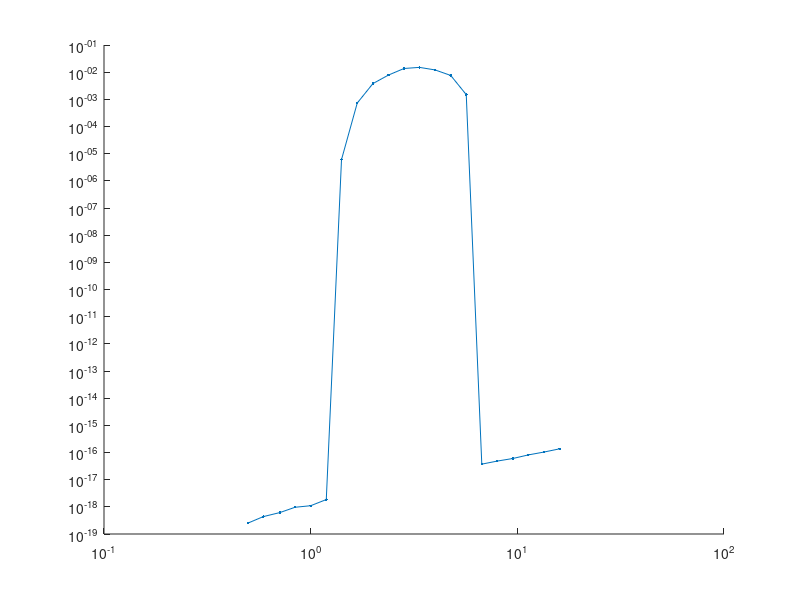

Here is the MATLAB script that generated this plot: (Note: this script raises an error after producing the figure.)
allCycPerLet = [0.5    0.59    0.71    0.84    1    1.19    1.41    1.68    2    2.38    2.83    3.36    4 4.76    5.66    6.73    8    9.51   11.31   13.45   16];
pixPerLet = 49;
pixPerImage = 144;
letPerImage = pixPerImage / pixPerLet;

%%  
logThs_band_1oct =  [-18.5906  -18.3596  -18.2104  -18.016  -17.9588  -17.7324   -5.2176   -3.1371   -2.4211   -2.106   -1.8645   -1.8233   -1.9179    -2.1203   -2.8264  -16.4283  -16.3153  -16.2207  -16.0884  -15.9839  -15.8656];
logThs_band_2oct =  [-17.9609   -6.7954   -4.7318   -3.8051   -3.1425   -2.7643   -2.4717   -2.3003   -2.146   -1.9914   -1.839   -1.6771   -1.5217   -1.3663   -1.2132   -1.2053   -1.303   -1.4872   -2.1085  -15.2481  -15.1271];
th_band_1oct = 10.^logThs_band_1oct;
th_band_2oct = 10.^logThs_band_2oct;

figure(67); clf; hold on;
plot(allCycPerLet, th_band_1oct, '.-');
set(gca, 'xscale', 'log', 'yscale', 'log');


%%
% maxFreq_cpl = 22;
% minFreq_cpl = 0.3;

%%

nFreqTest = length(allCycPerLet);
logF = log2(allCycPerLet);

allCycPerImage = 1:pixPerImage/2;
nFreqAll = length(allCycPerImage);

allCycPerLet_image = allCycPerImage / letPerImage;


A = zeros(nFreqTest,nFreqAll);

octaveRange = [1/sqrt(2), sqrt(2)];


% cycPerPix_range = cycPerLet_range * letPerImage;
% cycPerImage_range = cycPerPix_range .* letPerImage;

for i = 1:nFreqTest
%     cycPerPixel_range =  allCycPerLet(i) * octaveRange * letPerImage;
    cycPerImage_range =  allCycPerLet(i) * octaveRange * letPerImage;
    idx_activated = ibetween(allCycPerImage, cycPerImage_range);
    A(i, idx_activated) = 1;    
end

%%


% testCycPerImage = 

% A * chGain = th
chGain_band = A\th_band_1oct(:);

ch_sim = zeros(1, nFreqTest);
ch_sim(ibetween(allCycPerLet, 3*octaveRange )) = 1; 

%%
ch_sim = zeros(1, nFreqAll);
% ch_sim(ibetween(allCycPerLet_image, 2*octaveRange )) = 1; 

ch_sim = gaussian(    log2(allCycPerLet_image), log2(2), 1 );


plot(allCycPerLet, A * ch_sim(:), '.-');
set(gca, 'xscale', 'log')


%%
figure(70); clf; hold on;
plot(allCycPerLet, chGain_band, '.-');
set(gca, 'xscale', 'log', 'yscale', 'log');


%%

    %%


ch_f = [0.5469    0.6528    0.7777    0.9235    1.0991    1.3046    1.5509    1.8469    2.1982    2.6147    3.1063    3.6939    4.3965  5.2294    6.2181    7.3923    8.7875   10.4488   12.4262   14.7801];
log_chGain_lo_sim = [-4   -4   -4   -4   -4   -4   -4   -1.9573   -1.0472   -0.797   -0.8394   -0.7929   -1.1237  -1.5338   -4   -4   -4   -4   -4   -4 ];
log_chGain_hi_sim = [-4   -4   -4   -4   -4   -4   -4   -1.1477   -1.042   -0.7806   -0.7993   -0.8041   -1.1792  -4   -4   -4   -4   -4   -4   -4 ];
   
chGain_lo_sim = 10.^log_chGain_lo_sim;
chGain_hi_sim = 10.^log_chGain_hi_sim;
   



%%

figure(68); clf; hold on;
plot(ch_f, chGain_lo_sim, 'r.-')
plot(ch_f, chGain_hi_sim, 'b.-');
set(gca, 'xscale', 'log', 'yscale', 'log', 'xlim', lims(ch_f, [], 2, 1));


widthOfBandPass_oct = 1;

%%

% allCycPerLet
log_th_band_sim = [-14.4577   -3.4782   -1.6040   -0.8652   -0.3420   -0.1411   -0.0049    0.0030    0.0003   -0.0042   -0.0095    0.0011   -0.0002  0.0012    0.0009   -0.1426   -0.3927   -0.7289   -1.5017  -14.7896  -14.8271];
th_band_sim = 10.^log_th_band_sim;

th_band_sim_sm = gaussSmooth(th_band_sim, 1)';

log_th_band_sim = log10(th_band_sim_sm);
chGain_band_sim = dConvWithBox(allCycPerLet, th_band_sim, 1);

figure(59);
plot(allCycPerLet, th_band_sim, '.-');
set(gca, 'xscale', 'log')

set(gca, 'yscale', 'log')


chGain_band_sim = bestConvFilterFit(allCycPerLet, th_band_sim, 1);


% getCycPerLet_range(
